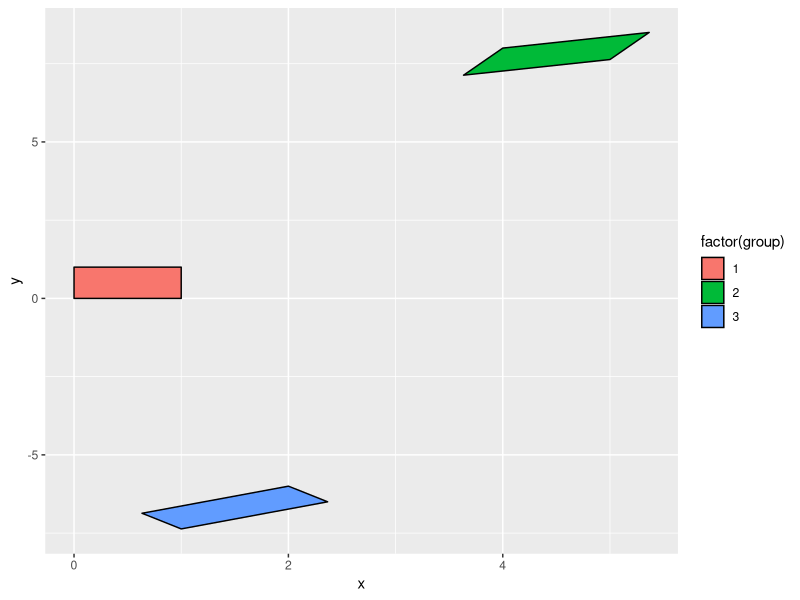

Write the R code that produced this figure.
library(ggforce)


### Name: linear_trans
### Title: Create a custom linear transformation
### Aliases: linear_trans rotate stretch shear translate reflect

### ** Examples

trans <- linear_trans(rotate(a), shear(1, 0), translate(x1, y1))
square <- data.frame(x = c(0, 0, 1, 1), y = c(0, 1, 1, 0))
square2 <- trans$transform(square$x, square$y, a = pi / 3, x1 = 4, y1 = 8)
square3 <- trans$transform(square$x, square$y, a = pi / 1.5, x1 = 2, y1 = -6)
square <- rbind(square, square2, square3)
square$group <- rep(1:3, each = 4)
ggplot(square, aes(x, y, group = group)) +
  geom_polygon(aes(fill = factor(group)), colour = 'black')
